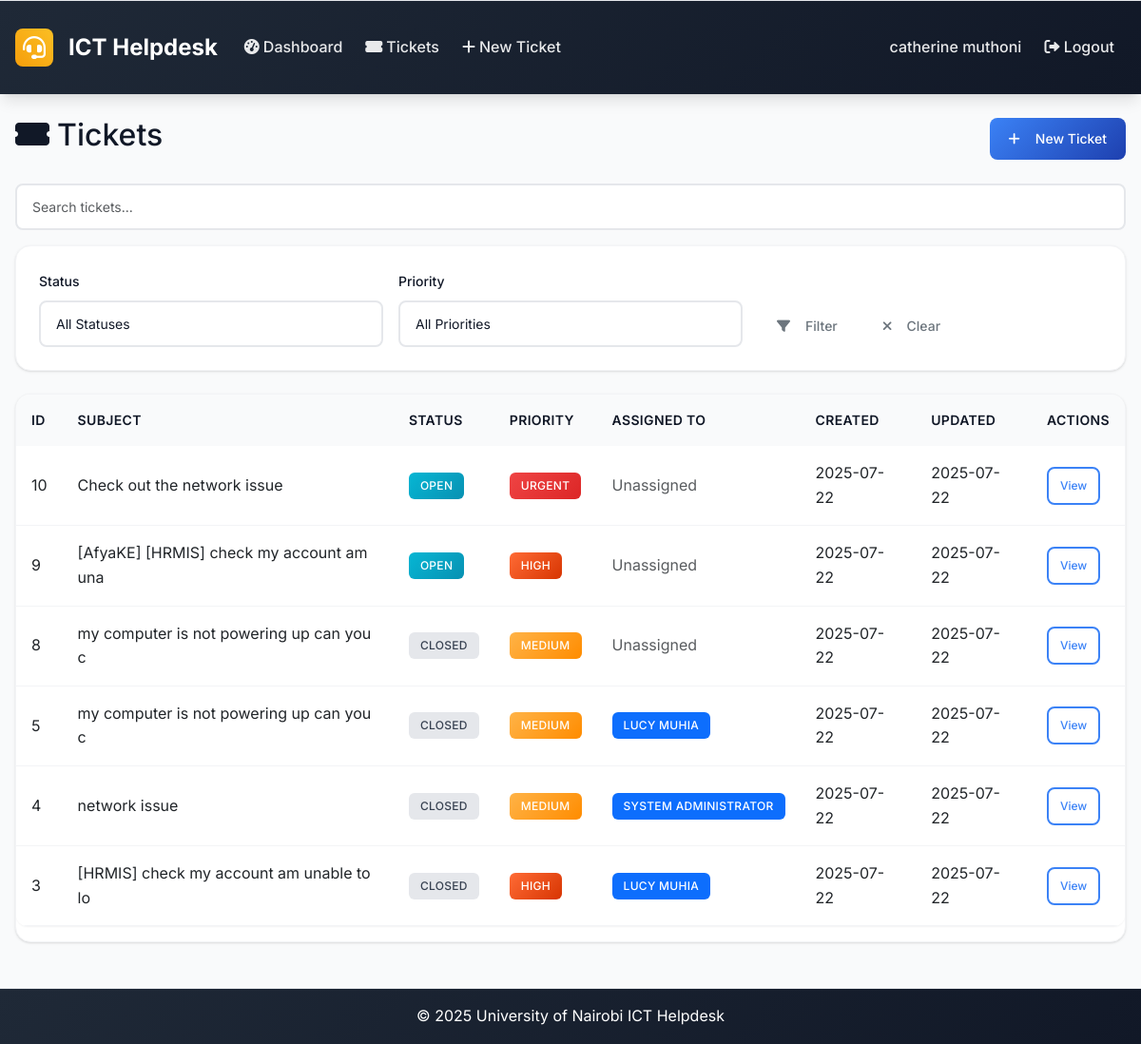
Before: /tickets (signed in) with the older database file.
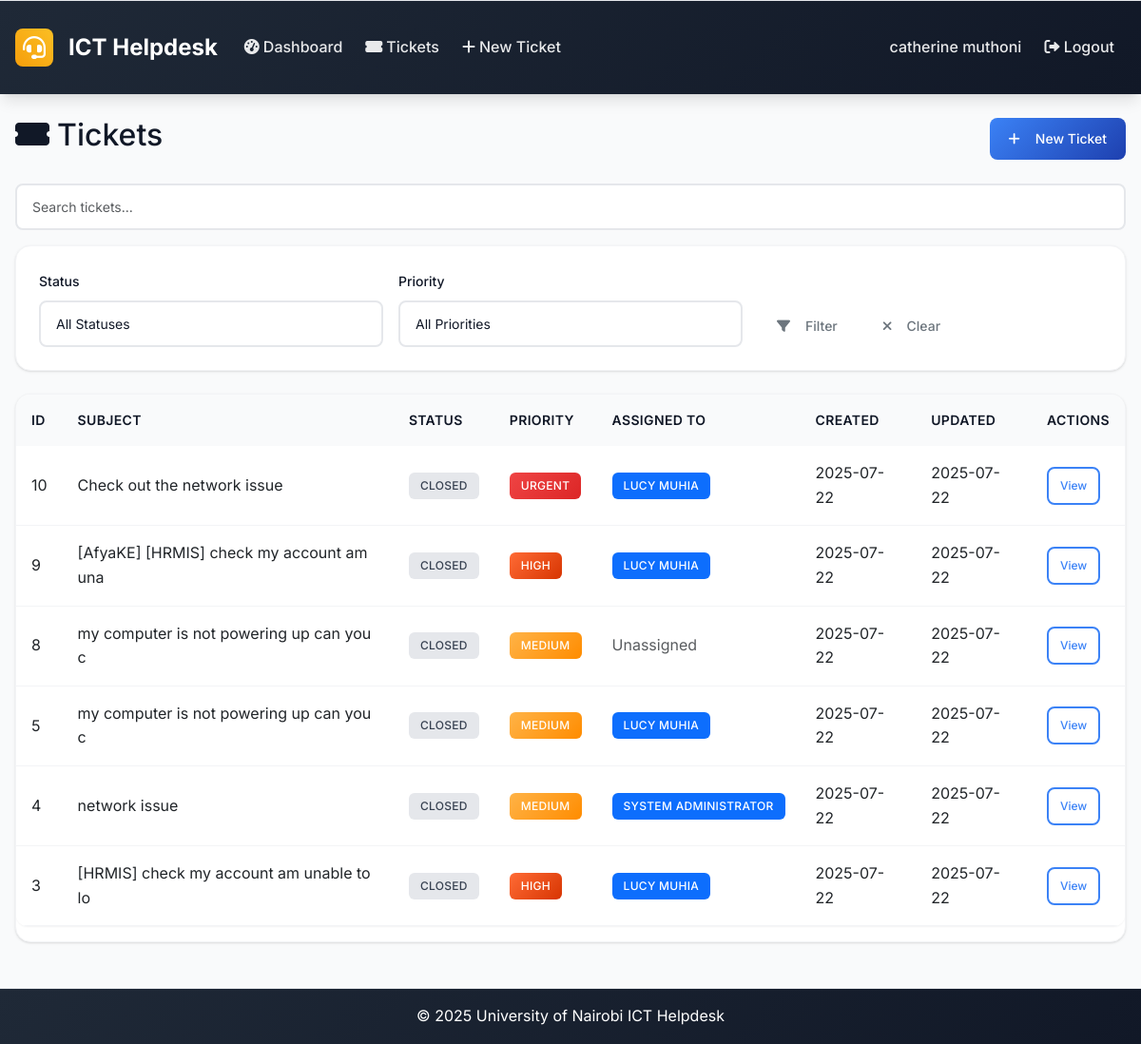
After: the same page with the newer database file.
### models.py (models this page shows, shortened)
class User(UserMixin, db.Model):
    id = db.Column(db.Integer, primary_key=True)
    username = db.Column(db.String(64), unique=True, nullable=False)
    email = db.Column(db.String(120), unique=True, nullable=False)
    password_hash = db.Column(db.String(256), nullable=False)
    full_name = db.Column(db.String(100), nullable=False)
    role = db.Column(db.String(20), nullable=False, default='user')  # admin, intern, user
    created_at = db.Column(db.DateTime, default=datetime.utcnow)
    is_active = db.Column(db.Boolean, default=True)
    is_verified = db.Column(db.Boolean, default=False)
    verification_token = db.Column(db.String(128), nullable=True)
    tickets_created = db.relationship('Ticket', foreign_keys='Ticket.created_by_id', backref='creator', lazy='dynamic')
    assigned_tickets = db.relationship('Ticket', secondary='ticket_assignees', back_populates='assignees', lazy='selectin')
    comments = db.relationship('Comment', backref='author', lazy='dynamic')

class Ticket(db.Model):
    id = db.Column(db.Integer, primary_key=True)
    location = db.Column(db.String(200), nullable=False)
    description = db.Column(Text, nullable=False)
    status = db.Column(db.String(20), nullable=False, default='open')  # open, in_progress, resolved, closed
    priority = db.Column(db.String(20), nullable=False, default='medium')  # low, medium, high, urgent
    created_at = db.Column(db.DateTime, default=datetime.utcnow)
    updated_at = db.Column(db.DateTime, default=datetime.utcnow, onupdate=datetime.utcnow)
    closed_at = db.Column(db.DateTime)
    closed_by_id = db.Column(db.Integer, db.ForeignKey('user.id'), nullable=True)
    due_date = db.Column(db.DateTime, nullable=True)
    created_by_id = db.Column(db.Integer, db.ForeignKey('user.id'), nullable=True)
    category_id = db.Column(db.Integer, db.ForeignKey('category.id'))
    comments = db.relationship('Comment', backref='ticket', lazy='dynamic', cascade='all, delete-orphan')
    attachments = db.relationship('Attachment', backref='ticket', lazy='dynamic', cascade='all, delete-orphan')
    assignees = db.relationship('User', secondary=ticket_assignees, back_populates='assigned_tickets', lazy='selectin')
    closed_by = db.relationship('User', foreign_keys=[closed_by_id], backref='closed_tickets')

### routes.py (the view)
@app.route('/tickets')
@login_required
def tickets_list():
    page = request.args.get('page', 1, type=int)
    status_filter = request.args.get('status', '')
    priority_filter = request.args.get('priority', '')
    query = Ticket.query
    if current_user.role == 'user':
        query = query.filter_by(created_by_id=current_user.id)
    elif current_user.role == 'intern':
        if status_filter == 'assigned':
            query = query.filter(Ticket.assignees.any(id=current_user.id))
            status_filter = ''  # Clear status filter since we're showing all assigned tickets
        else:
            query = query.filter(Ticket.assignees.any(id=current_user.id))
    if status_filter:
        query = query.filter_by(status=status_filter)
    if priority_filter:
        query = query.filter_by(priority=priority_filter)
    tickets = query.order_by(desc(Ticket.created_at)).paginate(
        page=page, per_page=10, error_out=False
    )
    return render_template('tickets_list.html', tickets=tickets, status_filter=status_filter, priority_filter=priority_filter)

### app.py (called while the page is built)
@login_manager.user_loader
def load_user(user_id):
    from models import User
    return User.query.get(int(user_id))

@app.context_processor
def inject_now():
    return {'now': datetime.utcnow}

### routes.py (called while the page is built)
@app.context_processor
def inject_datetime():
    return dict(datetime=datetime)

### templates/tickets_list.html (shortened to what this page needs)
{% extends "base.html" %}
{% block content %}
<div class="d-flex justify-content-between align-items-center mb-4">
    <h2><i class="fas fa-ticket-alt me-2"></i>Tickets</h2>
    <a href="{{ url_for('new_ticket') }}" class="btn btn-primary">
        <i class="fas fa-plus me-2"></i>New Ticket
    </a>
</div>
<div class="mb-3">
    <input type="text" id="ticket-search" class="form-control" placeholder="Search tickets...">
</div>
<div class="card mb-4">
    <div class="card-body">
        <form method="GET" class="row g-3">
            <div class="col-md-4">
                <label class="form-label">Status</label>
                <select name="status" class="form-control">
                    <option value="">All Statuses</option>
                </select>
            </div>
            <div class="col-md-4">
                <label class="form-label">Priority</label>
                <select name="priority" class="form-control">
                    <option value="">All Priorities</option>
                </select>
            </div>
            <div class="col-md-4 d-flex align-items-end">
                <button type="submit" class="btn btn-outline-secondary me-2">
                    <i class="fas fa-filter me-2"></i>Filter
                </button>
                <a href="{{ url_for('tickets_list') }}" class="btn btn-outline-secondary">
                    <i class="fas fa-times me-2"></i>Clear
                </a>
            </div>
        </form>
    </div>
</div>
<div class="card">
    <div class="table-responsive">
        <table class="table" id="tickets-table">
            <thead>
                <tr>
                    <th>ID</th>
                    <th>Subject</th>
                    <th>Status</th>
                    <th>Priority</th>
                    <th>Assigned To</th>
                    <th>Created</th>
                    <th>Updated</th>
                    <th>Actions</th>
                </tr>
            </thead>
            <tbody>
                {% for ticket in tickets.items %}
                <tr>
                    <td>{{ ticket.id }}</td>
                    <td>{{ ticket.title or ticket.description[:40] }}</td>
                    <td><span class="badge badge-status-{{ ticket.status|replace(' ', '_') }}">{{ ticket.status.title() }}</span></td>
                    <td><span class="badge priority-{{ ticket.priority }}">{{ ticket.priority.title() }}</span></td>
                    <td>
                        {% if ticket.assignees|length > 0 %}
                            {% for user in ticket.assignees %}
                                <span class="badge bg-primary">{{ user.full_name }}</span>{% if not loop.last %} {% endif %}
                            {% endfor %}
                        {% else %}
                            <span class="text-muted">Unassigned</span>
                        {% endif %}
                    </td>
                    <td>{{ ticket.created_at.strftime('%Y-%m-%d') }}</td>
                    <td>{{ ticket.updated_at.strftime('%Y-%m-%d') }}</td>
                    <td>
                        <a href="{{ url_for('ticket_detail', id=ticket.id) }}" class="btn btn-sm btn-outline-primary">View</a>
                    </td>
                </tr>
                {% endfor %}
            </tbody>
        </table>
    </div>
</div>
{% endblock %}

### templates/base.html (shortened to what this page needs)
<!DOCTYPE html>
<html lang="en">
<head>
    <link href="https://cdn.jsdelivr.net/npm/bootstrap@5.3.0/dist/css/bootstrap.min.css" rel="stylesheet">
    <link href="https://cdnjs.cloudflare.com/ajax/libs/font-awesome/6.0.0/css/all.min.css" rel="stylesheet">
    <link href="{{ url_for('static', filename='css/custom.css') }}" rel="stylesheet">
</head>
<body>
    <nav class="navbar navbar-expand-lg navbar-dark footer-sky">
        <div class="container-fluid px-3">
            <a class="navbar-brand" href="{{ url_for('index') }}">
                <i class="fas fa-headset me-2"></i>ICT Helpdesk
            </a>
            <div class="collapse navbar-collapse" id="navbarNav">
                <ul class="navbar-nav me-auto mb-2 mb-lg-0">
                    {% if current_user.is_authenticated %}
                    <li class="nav-item">
                        <a class="nav-link" href="{{ url_for('dashboard') }}">
                            <i class="fas fa-tachometer-alt me-1"></i>Dashboard
                        </a>
                    </li>
                    <li class="nav-item">
                        <a class="nav-link" href="{{ url_for('tickets_list') }}">
                            <i class="fas fa-ticket-alt me-1"></i>Tickets
                        </a>
                    </li>
                    <li class="nav-item">
                        <a class="nav-link" href="{{ url_for('new_ticket') }}">
                            <i class="fas fa-plus me-1"></i>New Ticket
                        </a>
                    </li>
                    {% endif %}
                </ul>
                <ul class="navbar-nav ms-auto mb-2 mb-lg-0">
                    {% if current_user.is_authenticated %}
                    <li class="nav-item">
                        <span class="nav-link">{{ current_user.full_name }}</span>
                    </li>
                    <li class="nav-item">
                        <a class="nav-link" href="{{ url_for('logout') }}"><i class="fas fa-sign-out-alt"></i> Logout</a>
                    </li>
                    {% endif %}
                </ul>
            </div>
        </div>
    </nav>
    <main class="container-fluid my-4 px-3">
        {% block content %}{% endblock %}
    </main>
    <footer class="footer-sky py-3 mt-5">
        <div class="container text-center">
            <span>&copy; {{ datetime.utcnow().year }} University of Nairobi ICT Helpdesk</span>
        </div>
    </footer>
</body>
</html>

Changed rows visible on the page:
changed Ticket "Check out the network issue": status "OPEN" → "CLOSED"; gains User (full_name "LUCY MUHIA"); no longer shows "Unassigned"
changed Ticket "[AfyaKE] [HRMIS] check my account am una": status "OPEN" → "CLOSED"; gains User (full_name "LUCY MUHIA"); no longer shows "Unassigned"
